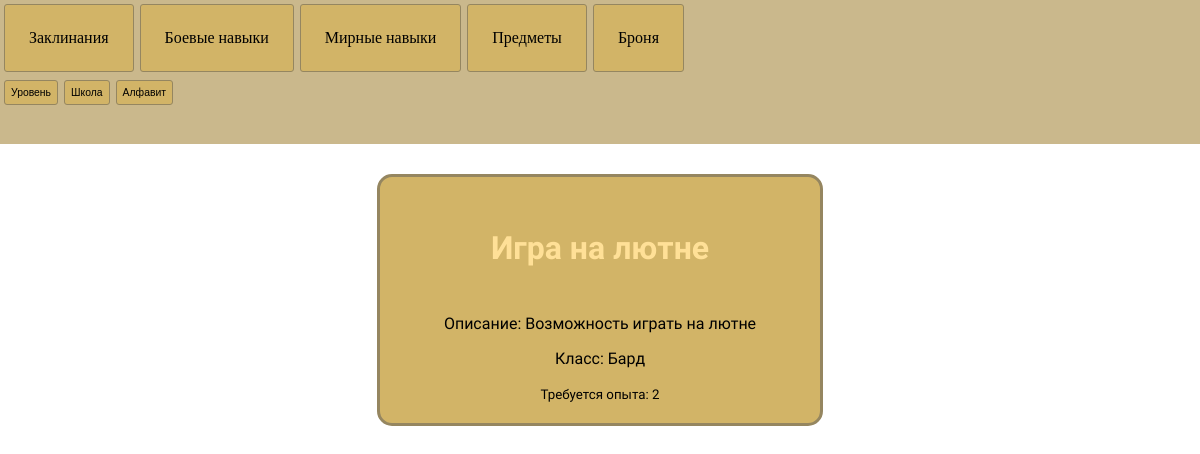
The page /skills_peaceful on the database its author committed.
### tables this page shows
CREATE TABLE skills_peaceful (
	skills_id INTEGER NOT NULL, 
	skills_name TEXT, 
	skills_price INTEGER, 
	skills_desc TEXT, 
	skills_class TEXT, 
	PRIMARY KEY (skills_id)
);

### app.py (the view)
@app.route('/skills_peaceful')
def skills_peaceful():
    peaceful_skills_list = db.get_skills_peaceful()
    return render_template('main.html', peaceful_skills = peaceful_skills_list)

### database.py (called while the page is built)
def get_skills_peaceful():
    selection_query = db.select(skills_peaceful)
    selection_result = conn.execute(selection_query)
    return selection_result.fetchall()

### templates/main.html (shortened to what this page needs)
<!DOCTYPE html>
<html lang="en">
<head>
    <link rel="stylesheet" href="../static/style.css">
</head>
<body>
    <header>
        <navbar class="menu">
            <a href="/" class="nav_btn">Заклинания</a>
            <a href="/skills" class="nav_btn">Боевые навыки</a>
            <a href="/skills_peaceful" class="nav_btn">Мирные навыки</a>
            <a href="/items" class="nav_btn">Предметы</a>
            <a href="/armor" class="nav_btn">Броня</a>
        </navbar>
        <navbar class="filter">
            <button>Уровень</button>
            <button>Школа</button>
            <button>Алфавит</button>
        </navbar>
    </header>
    <div class="container">
        {% for peaceful_skill in peaceful_skills%}
        <div class="card">
            <h2>{{peaceful_skill[1]}}</h2>
            <p>Описание: {{peaceful_skill[3]}}</p>
            <p>Класс: {{peaceful_skill[4]}}</p>
            <small>Требуется опыта: {{peaceful_skill[2]}}</small>
        </div>
        {% endfor %}
    </div>
</body>
</html>

### static/style.css (style rules this page uses)
.container { display: flex; flex-direction: row; flex-wrap: wrap; justify-content: space-around; }
.container h2 { color: rgb(255, 224, 151); display: inline-block; padding: 5px; font-size: 2em; }
.card { background-color: #d2b467; text-align: center; border-radius: 15px; padding: 20px; border-style: solid; border-color: #958660; border-width: 3px; font-family: "Alice", serif; font-weight: 400; font-style: normal; width: 400px; margin: 30px; }
.card p { font-weight: 100; }
navbar { display: flex; flex-direction: row; flex-wrap: wrap; justify-content: left; margin: 1px; }
header { display: flex; width: 100vw; height: 18vh; flex-direction: column; align-items: left; margin: 0; background-color: #cab88c; }
body { margin: 0; background-image: url("../static/images/backroundDragon.jpg"); background-size: cover; backdrop-filter: blur(3px); }
navbar>a { text-decoration: none; background-color: #d2b467; padding: 2vw; border-radius: 3px; margin: 3px; color: black; border-style: solid; border-color: #958660; border-width: 1px; }
navbar>button { text-decoration: none; background-color: #d2b467; padding: 0.5vw; font-size: 65%; border-radius: 3px; margin: 3px; color: black; border-style: solid; border-color: #958660; border-width: 1px; }

### rows shown on the page
skills_peaceful: skills_name "Игра на лютне", skills_desc "Возможность играть на лютне", skills_class "Бард", skills_price "2"
